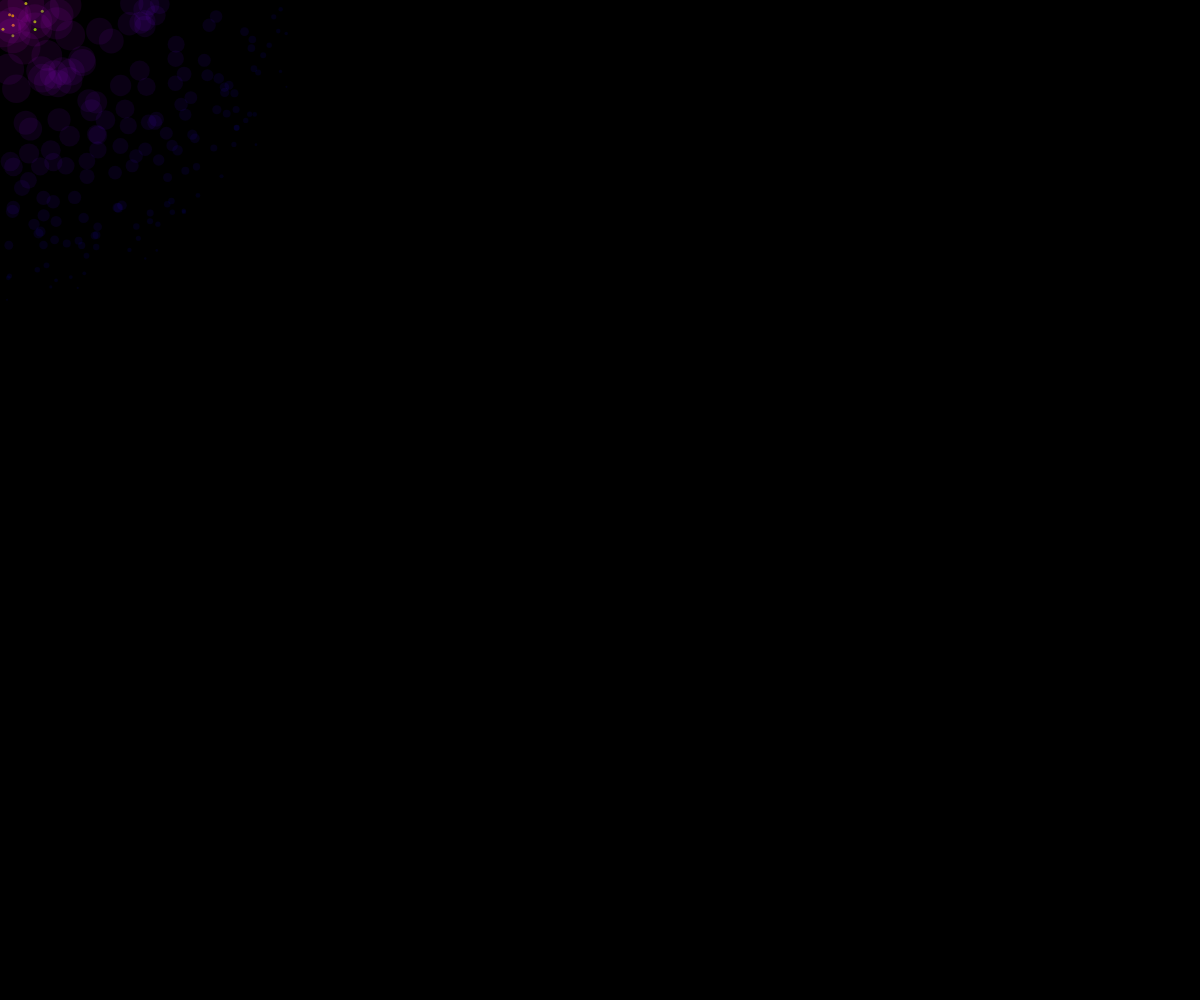
Frame 1 (no input)
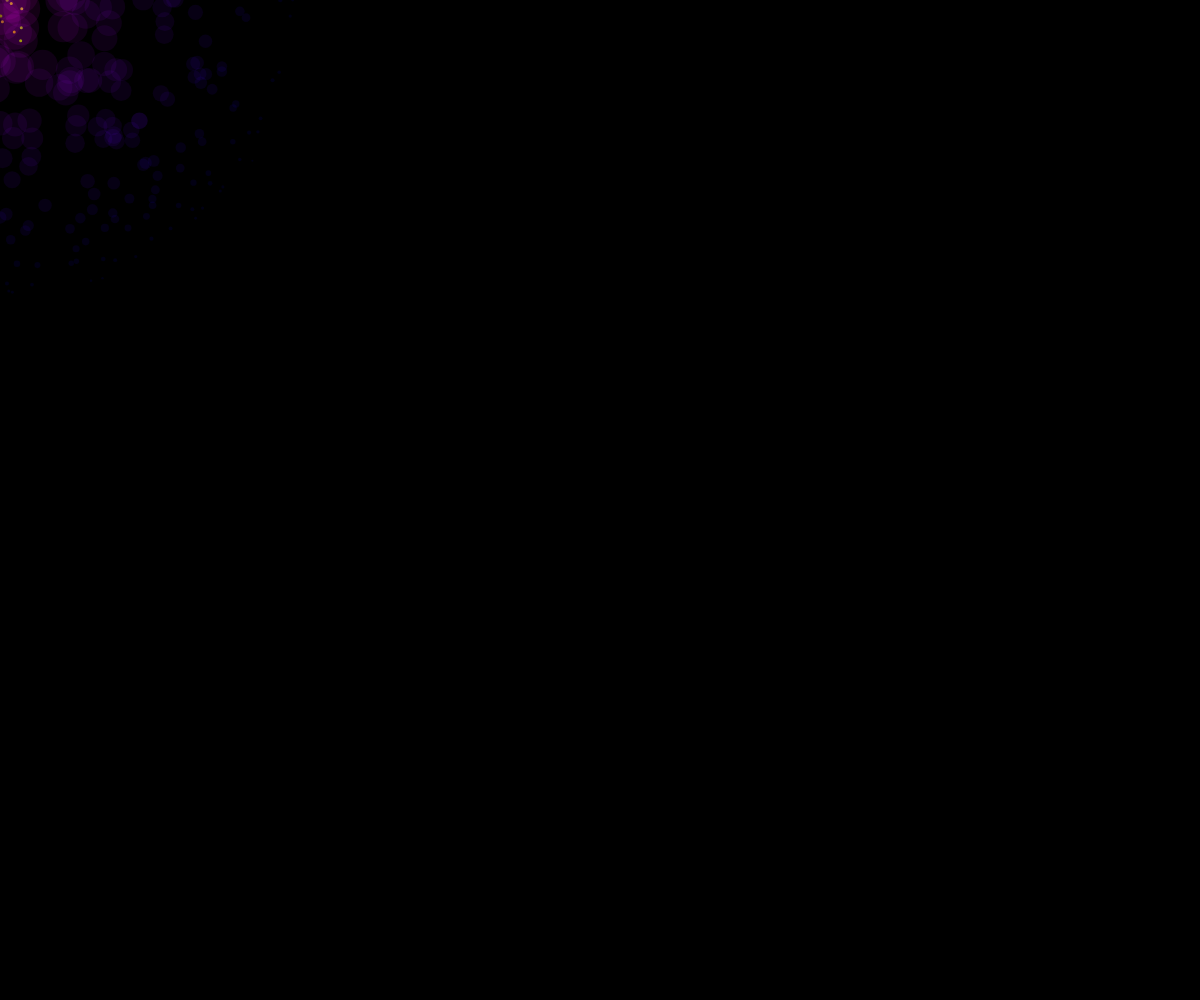
Frame 60 (no input)
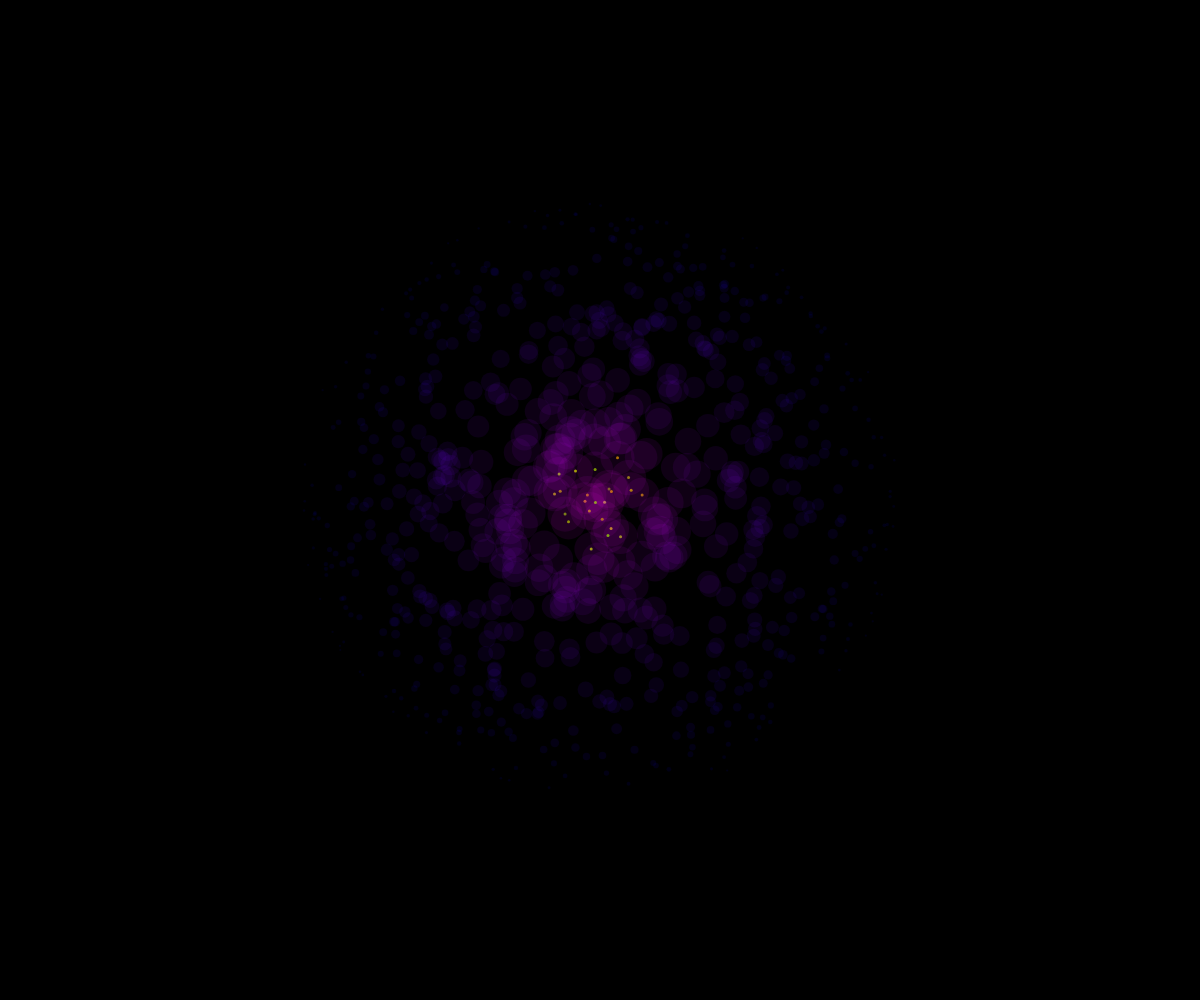
Frame 120 (the mouse pressed at the canvas centre since frame 60)

The p5.js sketch that drew these frames (run headless with seeded random() and noise() and a simulated clock; from frame 60 on, the mouse is pressed at the canvas centre):

// p5.js sketch
// ── sketch.js
var krugovi = [];
var i = 0;
var j = 0;
var m = 0;
var par = 1;

function setup() {
  createCanvas(windowWidth, windowHeight);
  background(0);
  noStroke();
  fill(255, 50);
  for (i = 0; i < 3000; i++) {

    krugovi.push(new Krug(random(width), random(height)));

  }
  print(krugovi.length);
  rectMode(CENTER);
}

function draw() {
  background(0);
  for (i = 0; i < krugovi.length; i++) {
    krugovi[i].show();
  }
}

function Krug(x, y) {
  this.x = x;
  this.y = y;

  this.show = function() {
    this.x = this.x + random(0, 2);
    this.y = this.y + random(0, 2);
    if (this.x > width || this.y > height) {
      if (par > 0) {
        this.x = random(-50, width - 50);
        this.y = random(-50, 0);
        par *= -1;
      } else {
        this.x = random(-50, 0);
        this.y = random(-50, height - 50);
        par *= -1;
      }
    }
    if (dist(this.x, this.y, mouseX, mouseY) < 300) {
      this.n = map(dist(this.x, this.y, mouseX, mouseY), 0, 300, 40, 2);
      this.color = map(dist(this.x, this.y, mouseX, mouseY), 0, 300, 255, 0);
      fill(this.color, 0, 255, 20);
      ellipse(this.x, this.y, this.n, this.n);
      if (dist(this.x, this.y, mouseX, mouseY) < 50) {
        fill(random(150,255),random(150,255),0,180);
        ellipse(this.x, this.y, 3, 3);
      }
    } else {
      //fill(255,50);
      //ellipse(this.x, this.y, 2, 2);
    }
  }
}
